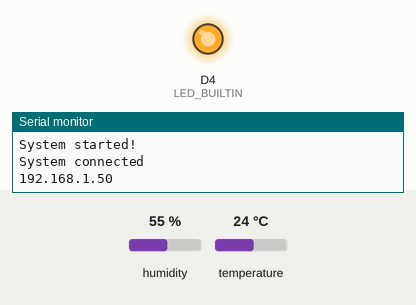
This sketch was run on a simulated ESP8266 (NodeMCU). On the bench: output pins drawn as LEDs (lit = HIGH, except the on-board LED, lit = LOW), the last lines printed to the serial monitor. The inputs (shaded band) are chosen by the test bench; at power-on: humidity 55 %, temperature 24 °C. WiFi joins after 1.5 s; servers stay silent unless stated; network time is answered at once with the bench clock; the local clock reads 2024-03-15 10:24:30 at power-on unless the sketch sets it.

Above: at 1.6 s.
At 6.8 s:
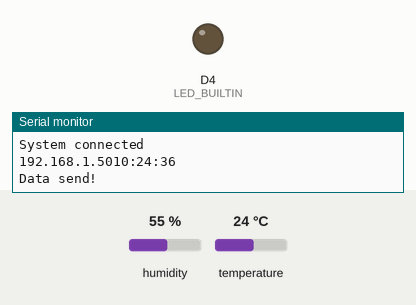
Timing chart, 0 to 8.3 s (numbered marks = the images above):
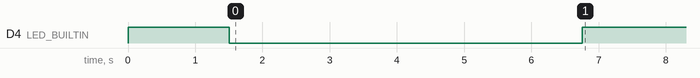

Measured:
- by itself, D4 (LED_BUILTIN): HIGH → LOW at 1.5 s, → HIGH 5.3 s later

The sketch:

Direct_Send.ino
```cpp
#include "DHT.h"
#include <ESP8266WiFi.h>
#include <ArduinoJson.h>
#include <NTPClient.h>
#include <WiFiUdp.h>

#define DHTPIN D3
#define DHTTYPE DHT11

const long utcOffsetInSeconds = 7200;
WiFiUDP ntpUDP;
NTPClient timeClient(ntpUDP, "pool.ntp.org", utcOffsetInSeconds);

const char* ssid = "Danix43";
const char* password = "danix1923";
const char* host = "danix43.go.ro";
const char* lanHost = "192.168.0.160";
const size_t capacity = JSON_OBJECT_SIZE(8);

DynamicJsonDocument payload(capacity);
DHT dht(DHTPIN, DHTTYPE);
WiFiClient client;

void setup() {
  Serial.begin(9600);
  Serial.println("System started!");
  pinMode(LED_BUILTIN, OUTPUT);
  WiFi.begin(ssid, password);
  while (WiFi.status() != WL_CONNECTED) {
    digitalWrite(LED_BUILTIN, HIGH);
    delay(500);
    digitalWrite(LED_BUILTIN, LOW);
  }
  dht.begin();
  timeClient.begin();
  Serial.println("System connected");
  Serial.print(WiFi.localIP());
  digitalWrite(LED_BUILTIN, LOW);
}

void loop() {
  delay(5000);
  timeClient.update();
  float temperature = dht.readTemperature();
  float temperatureFahrenheit = dht.readTemperature(true);
  float humidity = dht.readHumidity();

  payload["id"] = 2;
  payload["name"] = "Celsius01";
  payload["firstinsert"] = "22-09-2019";
  payload["lastinsert"] = timeClient.getFormattedTime();
  payload["tempCelsius"] = temperature;
  payload["tempKelvin"] = temperature + 273.15;
  payload["tempFahrenheit"] = temperatureFahrenheit;
  payload["humidity"] = humidity;

  Serial.println(timeClient.getFormattedTime());

  if (client.connect(lanHost, 8080)) {
    client.println("POST /api/termometru/update/2 HTTP/1.1");
    client.println("Host: 192.168.0.160:8080");
    client.println("User-Agent: WeatherStation/0.1");
    client.println("Connection: close");
    client.println("Content-Type: application/json");
    client.println("Content-Length:");
    client.println(measureJson(payload));
    client.println();
    serializeJson(payload, client);
    digitalWrite(LED_BUILTIN, HIGH);
    Serial.println("Data send!");
  }
  client.stop();
}
```
